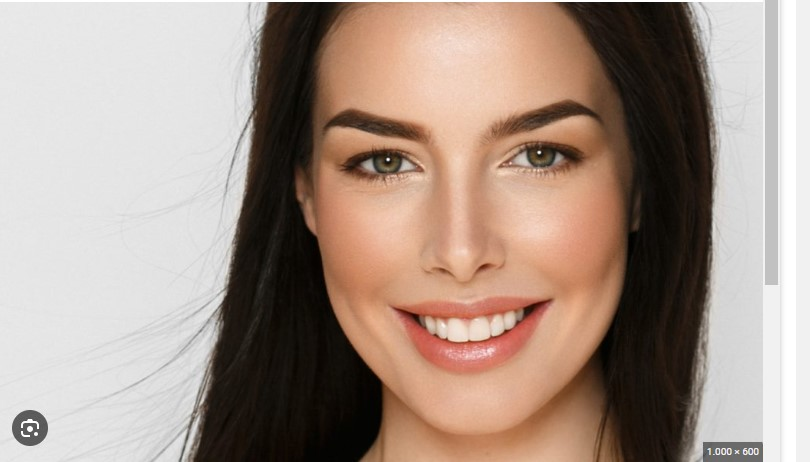
%> input picture face/3.jpg, 810 x 462 px
$ octave image_deneme.m   (GNU Octave 9; MATLAB toolbox functions it lacks are replaced by stand-ins)
%> lines starting %> are read from the running program, lines starting %| are printed output that depends on the picture; in (x1, y1, x2, y2) boxes, pixels count from 0 and x2, y2 are one past the last pixel; in counts of white or black regions, pixels touching at a corner belong together; the program's own positions count from 1
[file,path] = uigetfile('**','Select an image');
%> the answer given: 3.jpg
loc=strcat(path,file);
pic=imread(loc);
%> pic is the input picture: size 462x810x3 uint8; mean R, G, B 167.2, 148.6, 137.5
graypic=rgb2gray(pic);
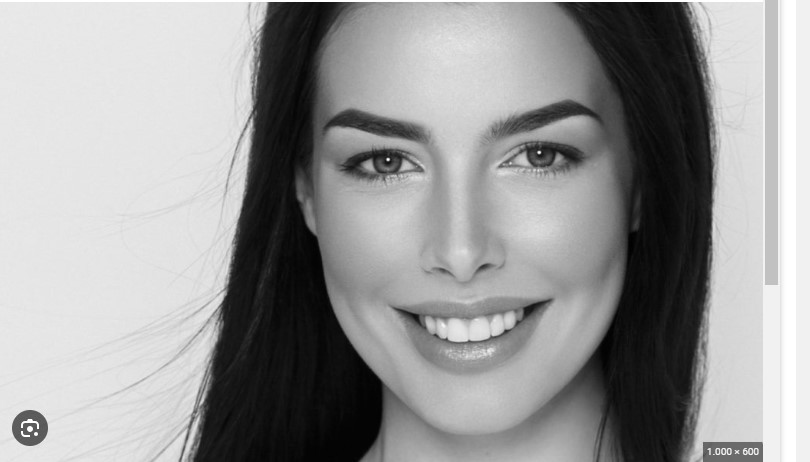
%> graypic: size 462x810 uint8; min 0, max 255, mean 152.9


detectorFace=vision.CascadeObjectDetector();
detectorFace.MergeThreshold=10;%her şey çıkıyor
boundingbox =step(detectorFace,graypic);
%> boundingbox = [289 31 339 339]
detpic=insertObjectAnnotation(pic,'rectangle',boundingbox,'Face');
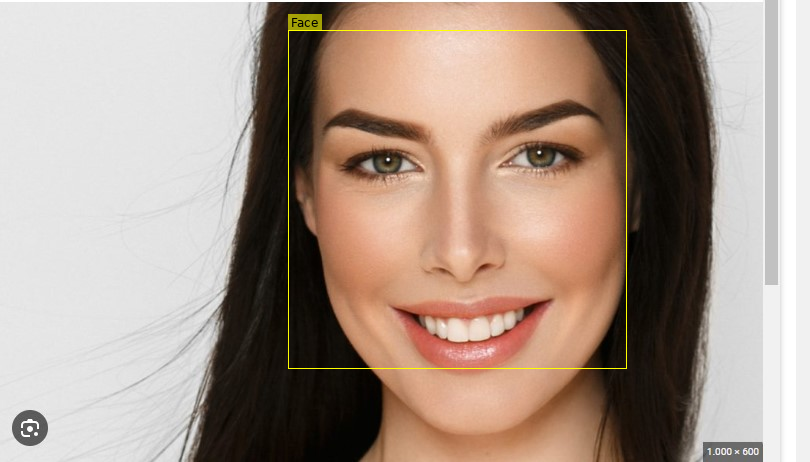
%> detpic: size 462x810x3 uint8; 0.51% of pixels changed, all inside (x1, y1, x2, y2) = (288, 14, 627, 369)
imshow(detpic);

%%
detectorFace=vision.CascadeObjectDetector('RightEye');
detectorFace.MergeThreshold=100;% sadece burun çünü 100-110
%> (the run ends here)
